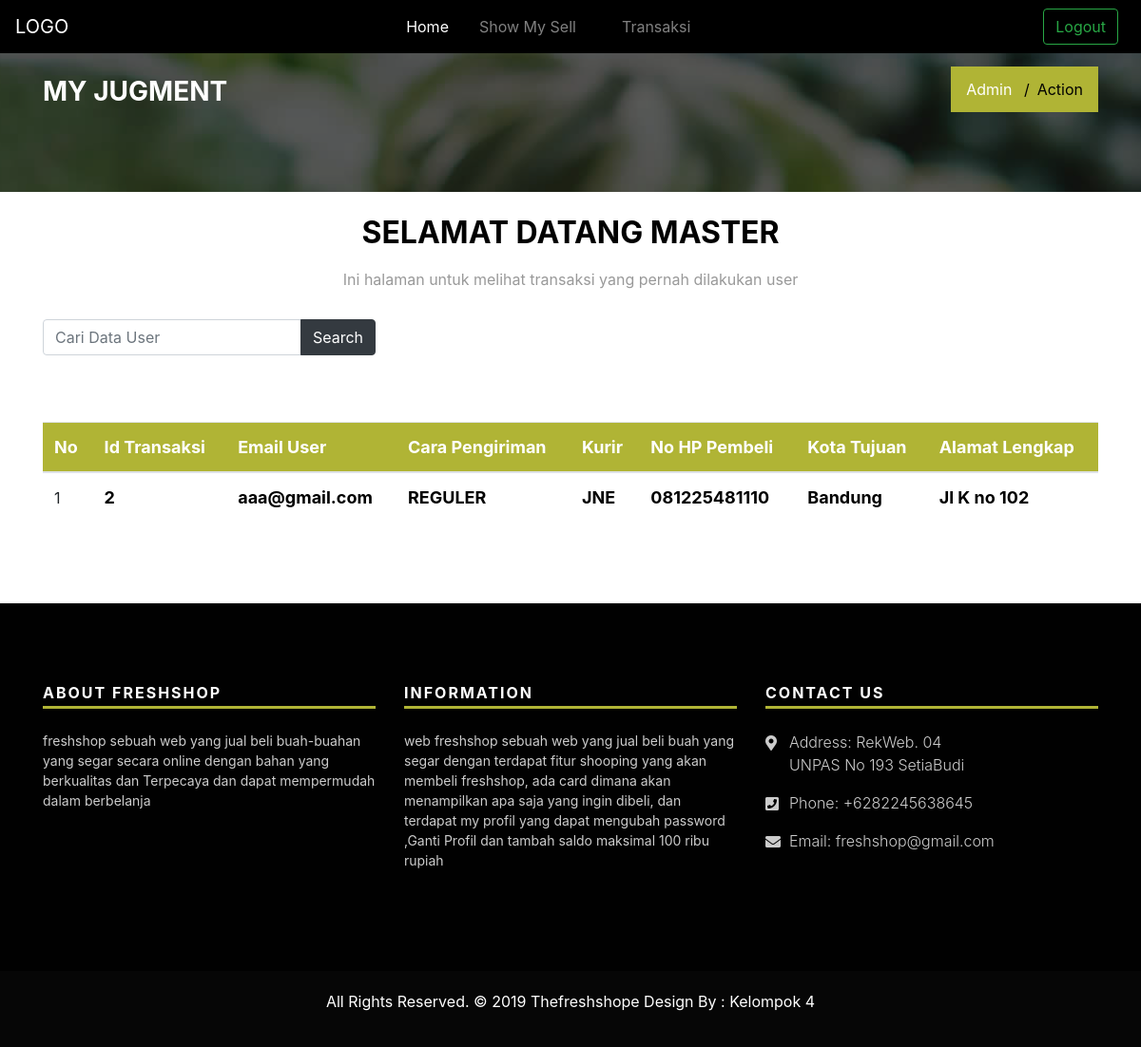
Screenshot of /index.php/admin/transaksi with the database file from the repository.
### tables this page shows
CREATE TABLE `transaksi` (
  `id_transaksi` int(11) NOT NULL,
  `cara_pengiriman` varchar(128) NOT NULL,
  `kurir` varchar(128) NOT NULL,
  `no_hp` varchar(128) NOT NULL,
  `kota_tujuan` varchar(128) NOT NULL,
  `alamat_lengkap` varchar(128) NOT NULL,
  `email_user` varchar(128) NOT NULL
);

### application/controllers/Admin.php (called while the page is built, shortened)
<?php
class Admin extends CI_Controller {
    public function __construct() {
        $this->load->model('Admin_model');
        $this->load->library('upload');
        $this->load->library('form_validation');
    }
    public function transaksi(){
      $data['title'] = "Ubah barang";
      $data['data'] = $this->Admin_model->getTransaksi();
      $this->load->view('templates/admin_header', $data);
      $this->load->view('admin/transaksi',$data);
      $this->load->view('templates/ecommerce_footer');
    }
}

### index.php (called while the page is built, shortened)
<?php
require_once BASEPATH.'core/CodeIgniter.php';

### application/models/Admin_model.php (called while the page is built, shortened)
<?php
class Admin_model extends CI_model{
	public function getTransaksi(){
		return $this->db->get('transaksi')->result_array();
	}
}

### application/views/admin/transaksi.php (the view, shortened to what this page needs)
   <div class="all-title-box">
       <div class="container">
           <div class="row">
               <div class="col-lg-12">
                   <h2>MY JUGMENT</h2>
                   <ul class="breadcrumb">
                       <li class="breadcrumb-item"><a href="">Admin</a></li>
                       <li class="breadcrumb-item active">Action</li>
                   </ul>
               </div>
           </div>
       </div>
   </div>
       <div class="container">
           <div class="row">
               <div class="col-lg-12">
                   <div class="title-all text-center">
                       <br>
                       <h1>SELAMAT DATANG MASTER</h1>
                       <p>Ini halaman untuk melihat transaksi yang pernah dilakukan user</p>
                   </div>
               </div>
           </div>
           <div class="row">
       <div class="col-md-4" >
           <form action="" method="post">
               <div class="input-group mb-0 ">
                 <input type="text" class="form-control" placeholder="Cari Data User" name="keyword">
                 <div class="input-group-append">
                 <button class="btn btn-dark" type="submit">Search</button>
                 </div>
               </div>
           </form>
       </div>
</div>
   </div>
   <div class="cart-box-main">
       <div class="container">
           <div class="row">
               <div class="col-lg-12">
                   <div class="table-main">
                       <table class="table">
                           <thead>
                               <tr>
                                   <th>No</th>
                                   <th>Id Transaksi</th>
                                   <th>Email User</th>
                                   <th>Cara Pengiriman</th>
                                   <th>Kurir</th>
                                   <th>No HP Pembeli</th>
                                   <th>Kota Tujuan</th>
                                   <th>Alamat Lengkap</th>
                               </tr>
                           </thead>
                           <tbody>
                               <?php $i=0; ?>
                               <?php foreach ($data as $key) : ?>
                               <tr>
                                   <td class="name-pr">
                                       <?= ++$i; ?>
                                   </td>
                                   <td class="name-pr">
                                       <a href="#"><?= $key['id_transaksi'] ?></a>
                                   </td>
                                   <td class="name-pr">
                                       <a href="#"><?= $key['email_user'] ?></a>
                                   </td>
                                   <td class="name-pr">
                                       <a href="#"><?= $key['cara_pengiriman'] ?></a>
                                   </td>
                                   <td class="name-pr">
                                       <a href="#"><?= $key['kurir'] ?></a>
                                   </td>
                                   <td class="name-pr">
                                       <a href="#"><?= $key['no_hp'] ?></a>
                                   </td>
                                   <td class="name-pr">
                                       <a href="#"><?= $key['kota_tujuan'] ?></a>
                                   </td>
                                   <td class="name-pr">
                                       <a href="#"><?= $key['alamat_lengkap'] ?></a>
                                   </td>
                               </tr>
                           <?php endforeach; ?>
                           </tbody>
                       </table>
                   </div>
               </div>
           </div>
       </div>
   </div>

### assets/css/style.css (style rules this page uses)
a { color: #1f1f1f; text-decoration: none !important; outline: none !important; -webkit-transition: all .3s ease-in-out; -moz-transition: all .3s ease-in-out; -ms-transition: all .3s ease-in-out; -o-transition: all .3s ease-in-out; transition: all .3s ease-in-out; }
h1, h2, h3, h4, h5, h6 { letter-spacing: 0; font-weight: normal; position: relative; padding: 0 0 10px 0; font-weight: normal; line-height: 120% !important; color: #1f1f1f; margin: 0 }
h1 { font-size: 24px }
h2 { font-size: 22px }
a { color: #1f1f1f; text-decoration: none; outline: none; }
a, .btn { text-decoration: none !important; outline: none !important; -webkit-transition: all .3s ease-in-out; -moz-transition: all .3s ease-in-out; -ms-transition: all .3s ease-in-out; -o-transition: all .3s ease-in-out; transition: all .3s ease-in-out; }
ul, li, ol { list-style: none; margin: 0px; padding: 0px; }
p { margin: 0px; }
.title-all { margin-bottom: 30px; }
.title-all h1 { font-size: 32px; font-weight: 700; color: #000000; }
.title-all p { color: #999999; font-size: 16px; }
.all-title-box { background: url("../img/banner-02.jpg") no-repeat center center; -webkit-background-size: cover; -moz-background-size: cover; -ms-background-size: cover; -o-background-size: cover; background-size: cover; text-align: center; background-attachment: fixed; padding: 70px 0px; position: relative; }
.all-title-box::before { background: rgba(0,0,0,0.6); content: ""; position: absolute; z-index: 0; width: 100%; height: 100%; left: 0px; top: 0px; }
.all-title-box h2 { font-size: 28px; font-weight: 700; color: #ffffff; float: left; padding: 10px 0px; }
.all-title-box .breadcrumb { background: #b0b435; margin: 0px; display: inline-block; border-radius: 0px; float: right; }
.all-title-box .breadcrumb li { display: inline-block; color: #000000; font-size: 16px; }
.all-title-box .breadcrumb li a { color: #ffffff; font-size: 16px; }
.all-title-box .breadcrumb-item + .breadcrumb-item::before { color: #000000; }
.cart-box-main { padding: 70px 0px; }
.table-main table thead { background: #b0b435; color: #ffffff; }
.table-main .table thead th { font-size: 18px; }
.table-main table td { vertical-align: middle; font-size: 16px; }
.name-pr a { font-weight: 700; font-size: 18px; color: #000000; }

### rows the page displays
transaksi: id_transaksi "2", email_user "aaa@gmail.com", cara_pengiriman "REGULER", kurir "JNE", no_hp "081225481110", kota_tujuan "Bandung", alamat_lengkap "Jl K no 102"
